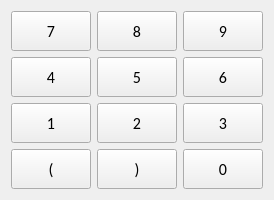
   <widget class="QWidget" name="gridLayoutWidget_3">
    <property name="geometry">
     <rect>
      <x>800</x>
      <y>360</y>
      <width>151</width>
      <height>191</height>
     </rect>
    </property>
    <property name="cursor">
     <cursorShape>ArrowCursor</cursorShape>
    </property>
    <layout class="QGridLayout" name="gridLayout_3">
     <item row="2" column="1">
      <widget class="QPushButton" name="pushButton_num2">
       <property name="minimumSize">
        <size>
         <width>0</width>
         <height>40</height>
        </size>
       </property>
       <property name="font">
        <font>
         <family>Calibri</family>
         <pointsize>12</pointsize>
         <weight>50</weight>
         <bold>false</bold>
        </font>
       </property>
       <property name="cursor">
        <cursorShape>PointingHandCursor</cursorShape>
       </property>
       <property name="text">
        <string>2</string>
       </property>
      </widget>
     </item>
     <item row="0" column="0">
      <widget class="QPushButton" name="pushButton_num7">
       <property name="minimumSize">
        <size>
         <width>0</width>
         <height>40</height>
        </size>
       </property>
       <property name="font">
        <font>
         <family>Calibri</family>
         <pointsize>12</pointsize>
         <weight>50</weight>
         <bold>false</bold>
        </font>
       </property>
       <property name="cursor">
        <cursorShape>PointingHandCursor</cursorShape>
       </property>
       <property name="text">
        <string>7</string>
       </property>
      </widget>
     </item>
     <item row="0" column="2">
      <widget class="QPushButton" name="pushButton_num9">
       <property name="minimumSize">
        <size>
         <width>0</width>
         <height>40</height>
        </size>
       </property>
       <property name="font">
        <font>
         <family>Calibri</family>
         <pointsize>12</pointsize>
         <weight>50</weight>
         <bold>false</bold>
        </font>
       </property>
       <property name="cursor">
        <cursorShape>PointingHandCursor</cursorShape>
       </property>
       <property name="text">
        <string>9</string>
       </property>
      </widget>
     </item>
     <item row="0" column="1">
      <widget class="QPushButton" name="pushButton_num8">
       <property name="minimumSize">
        <size>
         <width>0</width>
         <height>40</height>
        </size>
       </property>
       <property name="font">
        <font>
         <family>Calibri</family>
         <pointsize>12</pointsize>
         <weight>50</weight>
         <bold>false</bold>
        </font>
       </property>
       <property name="cursor">
        <cursorShape>PointingHandCursor</cursorShape>
       </property>
       <property name="text">
        <string>8</string>
       </property>
      </widget>
     </item>
     <item row="1" column="2">
      <widget class="QPushButton" name="pushButton_num6">
       <property name="minimumSize">
        <size>
         <width>0</width>
         <height>40</height>
        </size>
       </property>
       <property name="font">
        <font>
         <family>Calibri</family>
         <pointsize>12</pointsize>
         <weight>50</weight>
         <bold>false</bold>
        </font>
       </property>
       <property name="cursor">
        <cursorShape>PointingHandCursor</cursorShape>
       </property>
       <property name="text">
        <string>6</string>
       </property>
      </widget>
     </item>
     <item row="2" column="0">
      <widget class="QPushButton" name="pushButton_num1">
       <property name="minimumSize">
        <size>
         <width>0</width>
         <height>40</height>
        </size>
       </property>
       <property name="font">
        <font>
         <family>Calibri</family>
         <pointsize>12</pointsize>
         <weight>50</weight>
         <bold>false</bold>
        </font>
       </property>
       <property name="cursor">
        <cursorShape>PointingHandCursor</cursorShape>
       </property>
       <property name="text">
        <string>1</string>
       </property>
      </widget>
     </item>
     <item row="1" column="0">
      <widget class="QPushButton" name="pushButton_num4">
       <property name="minimumSize">
        <size>
         <width>0</width>
         <height>40</height>
        </size>
       </property>
       <property name="font">
        <font>
         <family>Calibri</family>
         <pointsize>12</pointsize>
         <weight>50</weight>
         <bold>false</bold>
        </font>
       </property>
       <property name="cursor">
        <cursorShape>PointingHandCursor</cursorShape>
       </property>
       <property name="text">
        <string>4</string>
       </property>
      </widget>
     </item>
     <item row="2" column="2">
      <widget class="QPushButton" name="pushButton_num3">
       <property name="minimumSize">
        <size>
         <width>0</width>
         <height>40</height>
        </size>
       </property>
       <property name="font">
        <font>
         <family>Calibri</family>
         <pointsize>12</pointsize>
         <weight>50</weight>
         <bold>false</bold>
        </font>
       </property>
       <property name="cursor">
        <cursorShape>PointingHandCursor</cursorShape>
       </property>
       <property name="text">
        <string>3</string>
       </property>
      </widget>
     </item>
     <item row="1" column="1">
      <widget class="QPushButton" name="pushButton_num5">
       <property name="minimumSize">
        <size>
         <width>0</width>
         <height>40</height>
        </size>
       </property>
       <property name="font">
        <font>
         <family>Calibri</family>
         <pointsize>12</pointsize>
         <weight>50</weight>
         <bold>false</bold>
        </font>
       </property>
       <property name="cursor">
        <cursorShape>PointingHandCursor</cursorShape>
       </property>
       <property name="text">
        <string>5</string>
       </property>
      </widget>
     </item>
     <item row="3" column="2">
      <widget class="QPushButton" name="pushButton_num0">
       <property name="minimumSize">
        <size>
         <width>0</width>
         <height>40</height>
        </size>
       </property>
       <property name="font">
        <font>
         <family>Calibri</family>
         <pointsize>12</pointsize>
         <weight>50</weight>
         <bold>false</bold>
        </font>
       </property>
       <property name="cursor">
        <cursorShape>PointingHandCursor</cursorShape>
       </property>
       <property name="text">
        <string>0</string>
       </property>
      </widget>
     </item>
     <item row="3" column="1">
      <widget class="QPushButton" name="pushButton_bracket_close">
       <property name="minimumSize">
        <size>
         <width>0</width>
         <height>40</height>
        </size>
       </property>
       <property name="font">
        <font>
         <family>Calibri</family>
         <pointsize>12</pointsize>
         <weight>50</weight>
         <bold>false</bold>
        </font>
       </property>
       <property name="cursor">
        <cursorShape>PointingHandCursor</cursorShape>
       </property>
       <property name="text">
        <string>)</string>
       </property>
      </widget>
     </item>
     <item row="3" column="0">
      <widget class="QPushButton" name="pushButton_bracket_open">
       <property name="minimumSize">
        <size>
         <width>0</width>
         <height>40</height>
        </size>
       </property>
       <property name="font">
        <font>
         <family>Calibri</family>
         <pointsize>12</pointsize>
         <weight>50</weight>
         <bold>false</bold>
        </font>
       </property>
       <property name="cursor">
        <cursorShape>PointingHandCursor</cursorShape>
       </property>
       <property name="text">
        <string>(</string>
       </property>
      </widget>
     </item>
    </layout>
   </widget>
